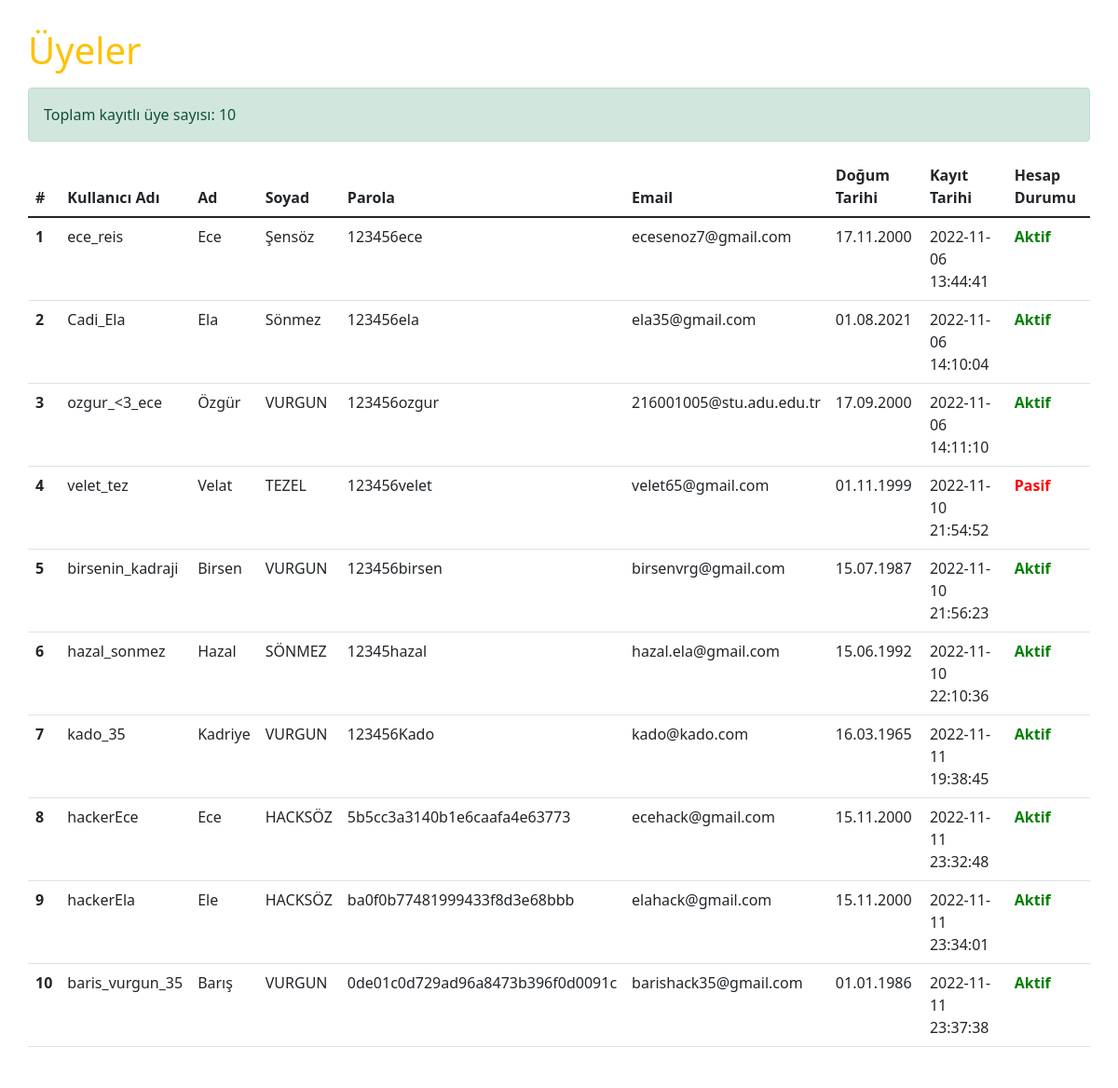
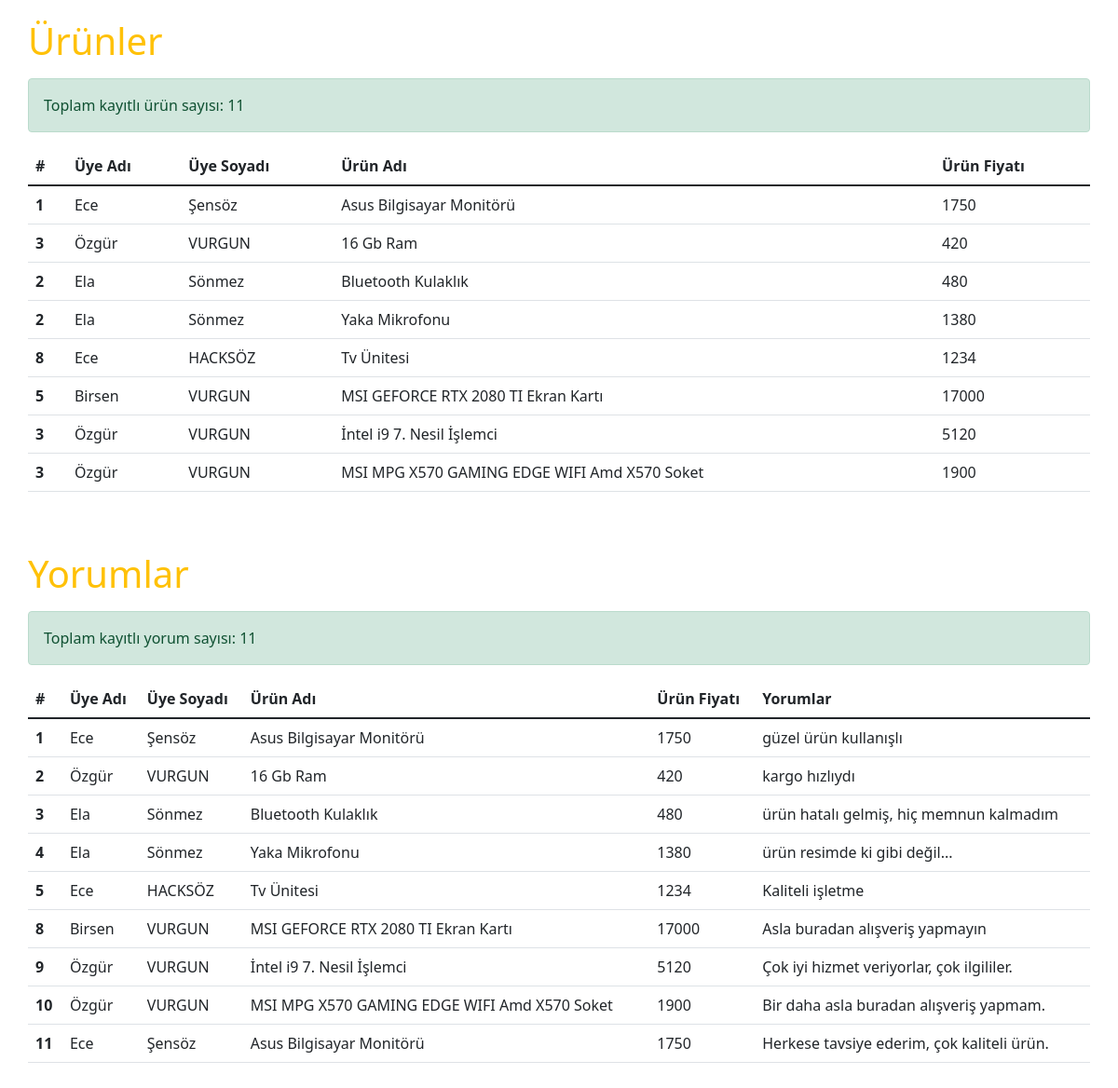
Before: / with the older database file (2 pictures, top to bottom).
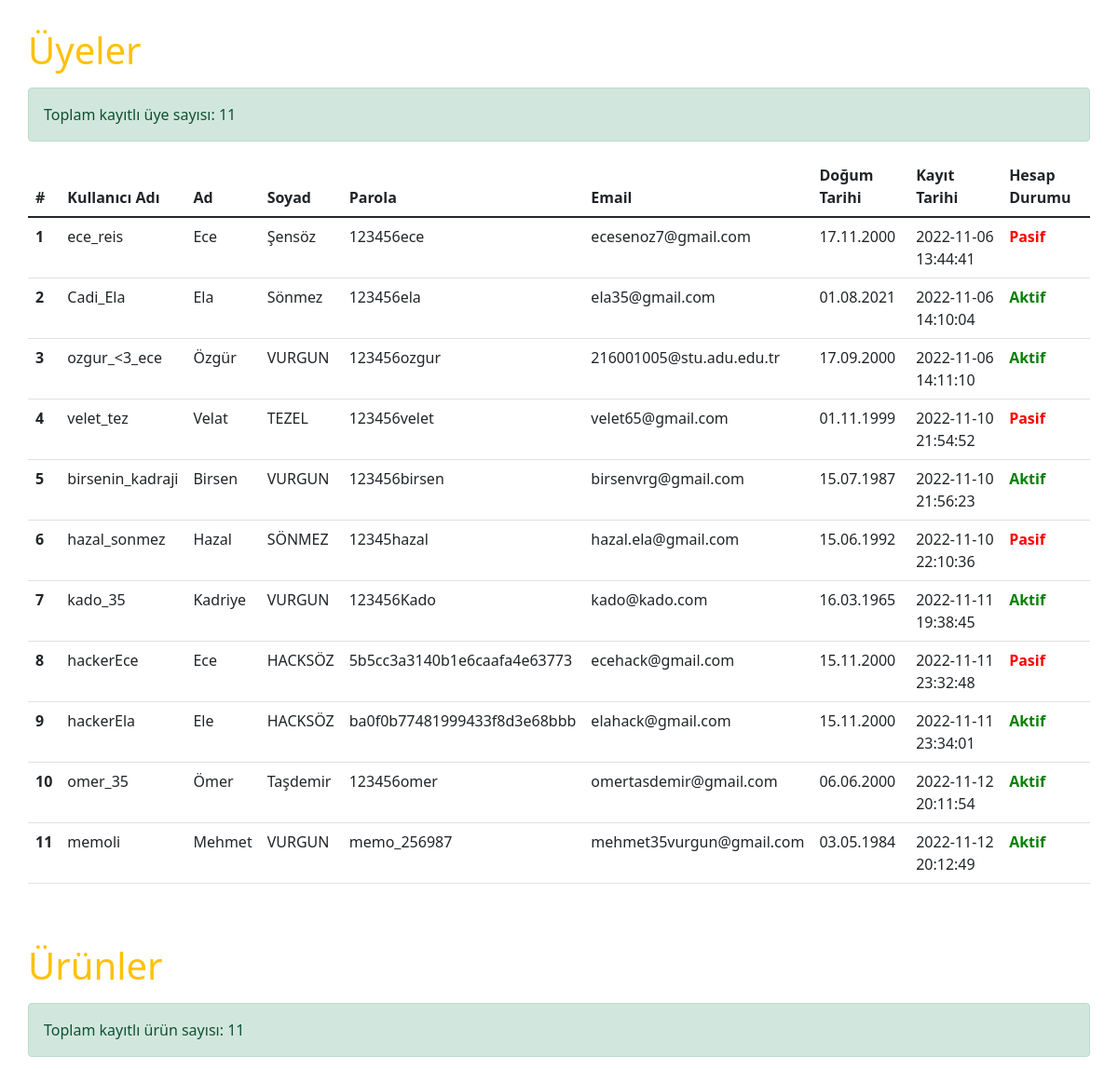
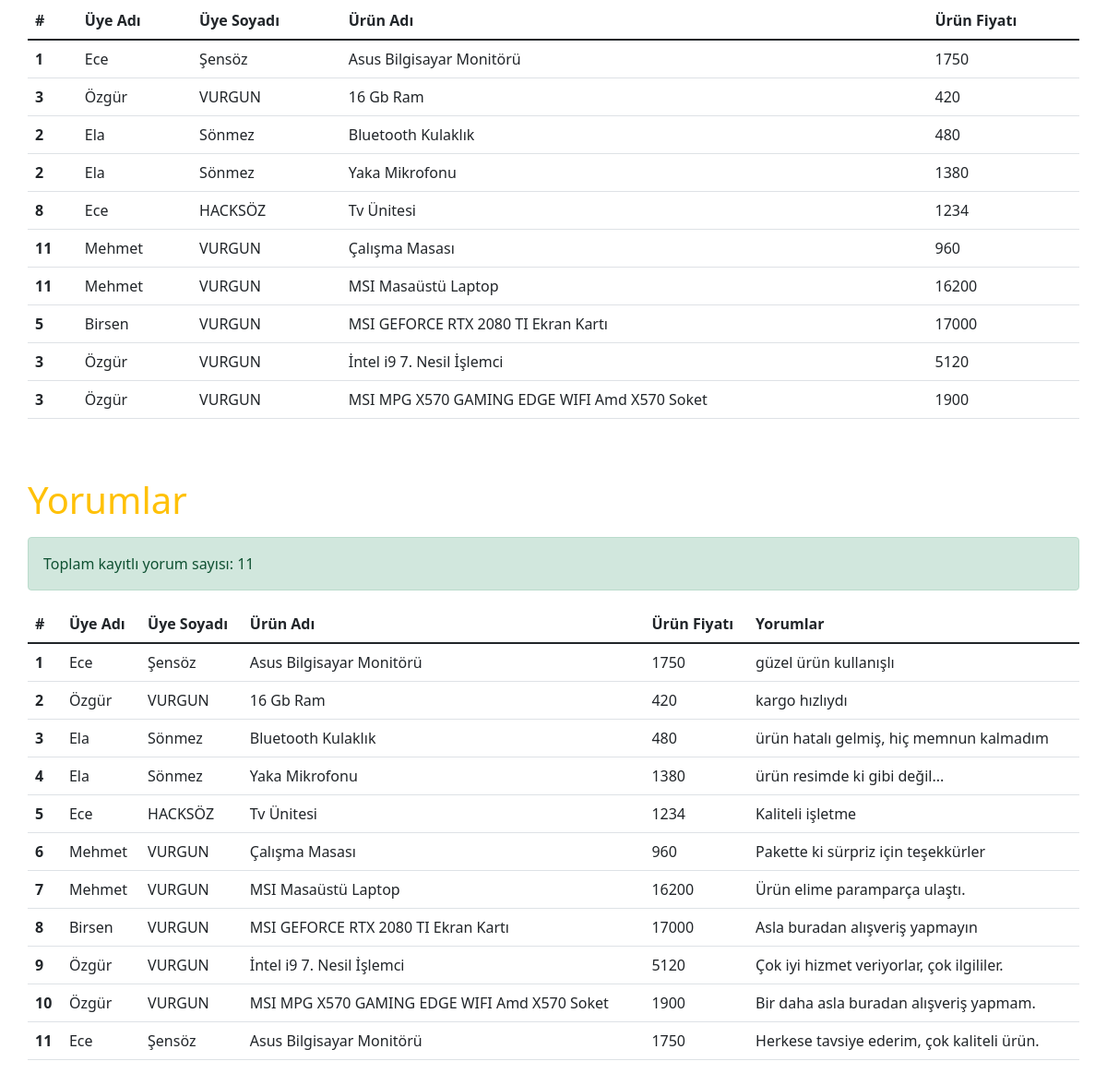
After: the same page with the newer database file (2 pictures, top to bottom).
### tables this page shows
CREATE TABLE `members` (
  `MemberID` int(11) UNSIGNED NOT NULL,
  `MemberUsername` varchar(50) NOT NULL,
  `MemberPassword` varchar(100) NOT NULL,
  `MemberEmail` varchar(90) NOT NULL,
  `MemberName` char(50) NOT NULL,
  `MemberLastname` char(40) NOT NULL,
  `MemberBrithday` varchar(15) NOT NULL,
  `MemberConfrim` tinyint(1) UNSIGNED NOT NULL DEFAULT 1,
  `MemberAddtime` timestamp NOT NULL DEFAULT current_timestamp()
);

CREATE TABLE `products` (
  `ProductID` int(10) UNSIGNED NOT NULL,
  `MemberID` int(10) UNSIGNED NOT NULL,
  `ProductName` varchar(255) NOT NULL,
  `ProductPrice` mediumint(8) UNSIGNED NOT NULL
);

CREATE TABLE `comments` (
  `CommentID` int(10) UNSIGNED NOT NULL,
  `MemberID` int(10) UNSIGNED NOT NULL,
  `ProductID` int(10) UNSIGNED NOT NULL,
  `CommentMessage` varchar(255) NOT NULL
);

### db/database.class.php (called while the page is built, shortened)
<?php
class Database
{
    private $host = 'localhost';
    private $user = 'root';
    private $password = '';
    private $dbname = 'trainingdb';
    private $charset = 'UTF8';
    private $collation = 'utf8_general_ci';
    private $pdo = null;
    private $stmt = null;
    private function ConnectDB()
    {
        $SQL = "mysql:host=" . $this->host . ";dbname=" . $this->dbname . ";";
        try {
            $this->pdo = new \PDO($SQL, $this->user, $this->password);
            $this->pdo->exec("SET NAMES '" . $this->charset . "' COLLATE'" . $this->collation . "'");
            $this->pdo->exec("SET CHARACTER SET '" . $this->charset . "'");
            $this->pdo->setAttribute(\PDO::ATTR_ERRMODE, \PDO::ERRMODE_EXCEPTION);
            $this->pdo->setAttribute(\PDO::ATTR_DEFAULT_FETCH_MODE, \PDO::FETCH_OBJ);
        } catch (\PDOException $error) {
            die("veri tabani baglantisi kurulamadi " . $error->getMessage());
        }
    }
    private function publicQuery($query, $params = null)
    {
        if (is_null($params)) {
            $this->stmt = $this->pdo->query($query);
        } else {
            $this->stmt = $this->pdo->prepare($query);
            $this->stmt->execute($params);
        }
        return $this->stmt;
    }
    public function getRows($query, $params = null)
    {
        try {
            return $this->publicQuery($query, $params)->fetchAll();
        } catch (\PDOException $e) {
            die($e->getMessage());
        }
    }
    public function getColumn($query, $params = null)
    {
        try {
            return $this->publicQuery($query, $params)->fetchColumn();
        } catch (\PDOException $e) {
            die($e->getMessage());
        }
    }
}

### index.php (the view, shortened to what this page needs)
<!DOCTYPE html>
<html lang="en">
<head>
    <link href="https://cdn.jsdelivr.net/npm/bootstrap@5.1.3/dist/css/bootstrap.min.css" rel="stylesheet">
    <link rel="stylesheet" href="./assets/css/style.css">
</head>
<body style="padding: 30px;">
    <?php
    require_once "db/database.class.php";
    $db = new Database;
    ?>
    <h1 class="text-warning mb-3">Üyeler</h1>
    <div class="table-responsive">
        <table class="table table-hover">
            <thead>
                <tr>
                    <th scope="col">#</th>
                    <th scope="col">Kullanıcı Adı</th>
                    <th scope="col">Ad</th>
                    <th scope="col">Soyad</th>
                    <th scope="col">Parola</th>
                    <th scope="col">Email</th>
                    <th scope="col">Doğum Tarihi</th>
                    <th scope="col">Kayıt Tarihi</th>
                    <th scope="col">Hesap Durumu</th>
                </tr>
            </thead>
            <tbody>
                <?php
                $records = $db->getColumn("SELECT COUNT(MemberID) FROM members");
                echo '<div class="alert alert-success">Toplam kayıtlı üye sayısı: ' . $records . '</div>';
                $query = $db->getRows("SELECT * FROM members WHERE MemberConfrim IN(0,1) ORDER BY MemberAddtime ASC");
                foreach ($query as $items) {
                    echo "\n"; ?>
                    <tr>
                        <th scope="row"><?= $items->MemberID ?></th>
                        <td><?= $items->MemberUsername ?></td>
                        <td><?= $items->MemberName ?></td>
                        <td><?= $items->MemberLastname ?></td>
                        <td><?= $items->MemberPassword ?></td>
                        <td><?= $items->MemberEmail ?></td>
                        <td><?= $items->MemberBrithday ?></td>
                        <td><?= $items->MemberAddtime ?></td>
                        <td><?= ($items->MemberConfrim == 1) ? '<span id="active"><b>Aktif</b></span>' : '<span id="passive"><b>Pasif</b></span>'; ?></td>
                    </tr>
                <?php echo "\n";
                } ?>
            </tbody>
        </table>
    </div>
    <h1 class="text-warning mb-3 mt-5">Ürünler</h1>
    <div class="table-responsive">
        <table class="table table-hover">
            <thead>
                <tr>
                    <th scope="col">#</th>
                    <th scope="col">Üye Adı</th>
                    <th scope="col">Üye Soyadı</th>
                    <th scope="col">Ürün Adı</th>
                    <th scope="col">Ürün Fiyatı</th>
                </tr>
            </thead>
            <tbody>
                <?php
                $records = $db->getColumn("SELECT COUNT(ProductID) FROM products");
                echo '<div class="alert alert-success">Toplam kayıtlı ürün sayısı: ' . $records . '</div>';
                $query = $db->getRows("SELECT
                members.MemberID,
                members.MemberName,
                members.MemberLastname,
                products.ProductName,
                products.ProductPrice
                FROM members
                INNER JOIN products ON members.MemberID=products.MemberID
                ");
                foreach ($query as $items) {
                    echo "\n"; ?>
                    <tr>
                        <th scope="row"><?= $items->MemberID ?></td>
                        <td><?= $items->MemberName ?></td>
                        <td><?= $items->MemberLastname ?></td>
                        <td><?= $items->ProductName ?></td>
                        <td><?= $items->ProductPrice ?></td>
                    </tr>
                <?php
                } ?>
            </tbody>
        </table>
    </div>
    <h1 class="text-warning mb-3 mt-5">Yorumlar</h1>
    <div class="table-responsive">
        <table class="table table-hover">
            <thead>
                <tr>
                    <th scope="col">#</th>
                    <th scope="col">Üye Adı</th>
                    <th scope="col">Üye Soyadı</th>
                    <th scope="col">Ürün Adı</th>
                    <th scope="col">Ürün Fiyatı</th>
                    <th scope="col">Yorumlar</th>
                </tr>
            </thead>
            <tbody>
                <?php
                $records = $db->getColumn("SELECT COUNT(CommentID) FROM comments");
                echo '<div class="alert alert-success">Toplam kayıtlı yorum sayısı: ' . $records . '</div>';
                $query = $db->getRows("SELECT
                members.MemberName,
                members.MemberLastname,
                products.ProductName,
                products.ProductPrice,
                comments.CommentID,
                comments.CommentMessage
                FROM members
                NATURAL JOIN products
                NATURAL JOIN comments
                ");
                foreach ($query as $items) {
                    echo "\n"; ?>
                    <tr>
                        <th scope="row"><?= $items->CommentID ?></td>
                        <td><?= $items->MemberName ?></td>
                        <td><?= $items->MemberLastname ?></td>
                        <td><?= $items->ProductName ?></td>
                        <td><?= $items->ProductPrice ?></td>
                        <td><?= $items->CommentMessage ?></td>
                    </tr>
                <?php
                } ?>
            </tbody>
        </table>
    </div>
</body>
</html>

### assets/css/style.css (style rules this page uses)
#active { color: green; }
#passive { color:red; }

Changed rows visible on the page:
changed members "ece_reis": MemberConfrim "Aktif" → "Pasif"
changed members "hazal_sonmez": MemberConfrim "Aktif" → "Pasif"
changed members "hackerEce": MemberConfrim "Aktif" → "Pasif"
changed members id 10: MemberUsername "baris_vurgun_35" → "omer_35"; MemberName "Barış" → "Ömer"; MemberLastname "VURGUN" → "Taşdemir"; MemberPassword "0de01c0d729ad96a8473b396f0d0091c" → "123456omer"; MemberEmail "barishack35@gmail.com" → "omertasdemir@gmail.com"; MemberBrithday "01.01.1986" → "06.06.2000"; MemberAddtime "2022-11-11 23:37:38" → "2022-11-12 20:11:54"
added members: MemberID "11", MemberUsername "memoli", MemberName "Mehmet", MemberLastname "VURGUN", MemberPassword "memo_256987", MemberEmail "mehmet35vurgun@gmail.com", MemberBrithday "03.05.1984", MemberAddtime "2022-11-12 20:12:49", MemberConfrim "Aktif"
now on this page (row unchanged): products: MemberID.MemberID "11", MemberID.MemberName "Mehmet", MemberID.MemberLastname "VURGUN", ProductName "Çalışma Masası", ProductPrice "960"
now on this page (row unchanged): products: MemberID.MemberID "11", MemberID.MemberName "Mehmet", MemberID.MemberLastname "VURGUN", ProductName "MSI Masaüstü Laptop", ProductPrice "16200"
now on this page (row unchanged): comments: CommentID "6", MemberID.MemberName "Mehmet", MemberID.MemberLastname "VURGUN", ProductID.ProductName "Çalışma Masası", ProductID.ProductPrice "960", CommentMessage "Pakette ki sürpriz için teşekkürler"
now on this page (row unchanged): comments: CommentID "7", MemberID.MemberName "Mehmet", MemberID.MemberLastname "VURGUN", ProductID.ProductName "MSI Masaüstü Laptop", ProductID.ProductPrice "16200", CommentMessage "Ürün elime paramparça ulaştı."
Other visible differences:
$records: "10" → "11"
